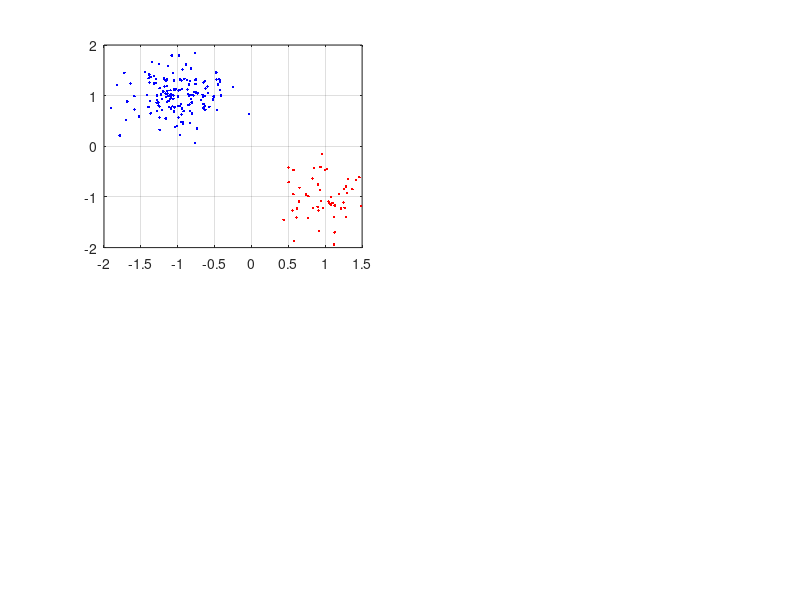

This figure's MATLAB source: (Note: this script raises an error after producing the figure.)
% %  main9.a  MATLAB main program for Kernel pdf estimation
%   Course 02457, November 2007, LKH
%  
clear
%
N1=50;          % Number of data points in d=2 data 
N2=150;
sig=0.5;sig2=sig^2;
%
centers=zeros(2,2);
centers(1,1)=1;
centers(2,1)=-1;
centers(1,2)=-1;
centers(2,2)=1;
width=sqrt(0.1);       % std of simulation normal distribution
%
% Normal distributed data for training set clusters
train1=centers(:,1)*ones(1,N1) + width*randn(2,N1);
train2=centers(:,2)*ones(1,N2) + width*randn(2,N2);
train=[train1,train2];
%
subplot(2,2,1)
plot(train1(1,:),train1(2,:),'r.',train2(1,:),train2(2,:),'b.')
grid
dists=gp_dist(train,train);
K=exp( - dists/(2*sig2));
%
subplot(2,2,2)
imagesc(K,[0 1]), colormap('gray'),colorbar
%
subplot(2,2,3)
width=sqrt(2);       % std of simulation normal distribution
%
% Normal distributed data for training set clusters
train1=centers(:,1)*ones(1,N1) + width*randn(2,N1);
train2=centers(:,2)*ones(1,N2) + width*randn(2,N2);
train=[train1,train2];
plot(train1(1,:),train1(2,:),'r.',train2(1,:),train2(2,:),'b.')
grid
dists=gp_dist(train,train);
K=exp( - dists/(2*sig2));
subplot(2,2,4)
imagesc(K,[0 1]), colormap('gray'),colorbar








